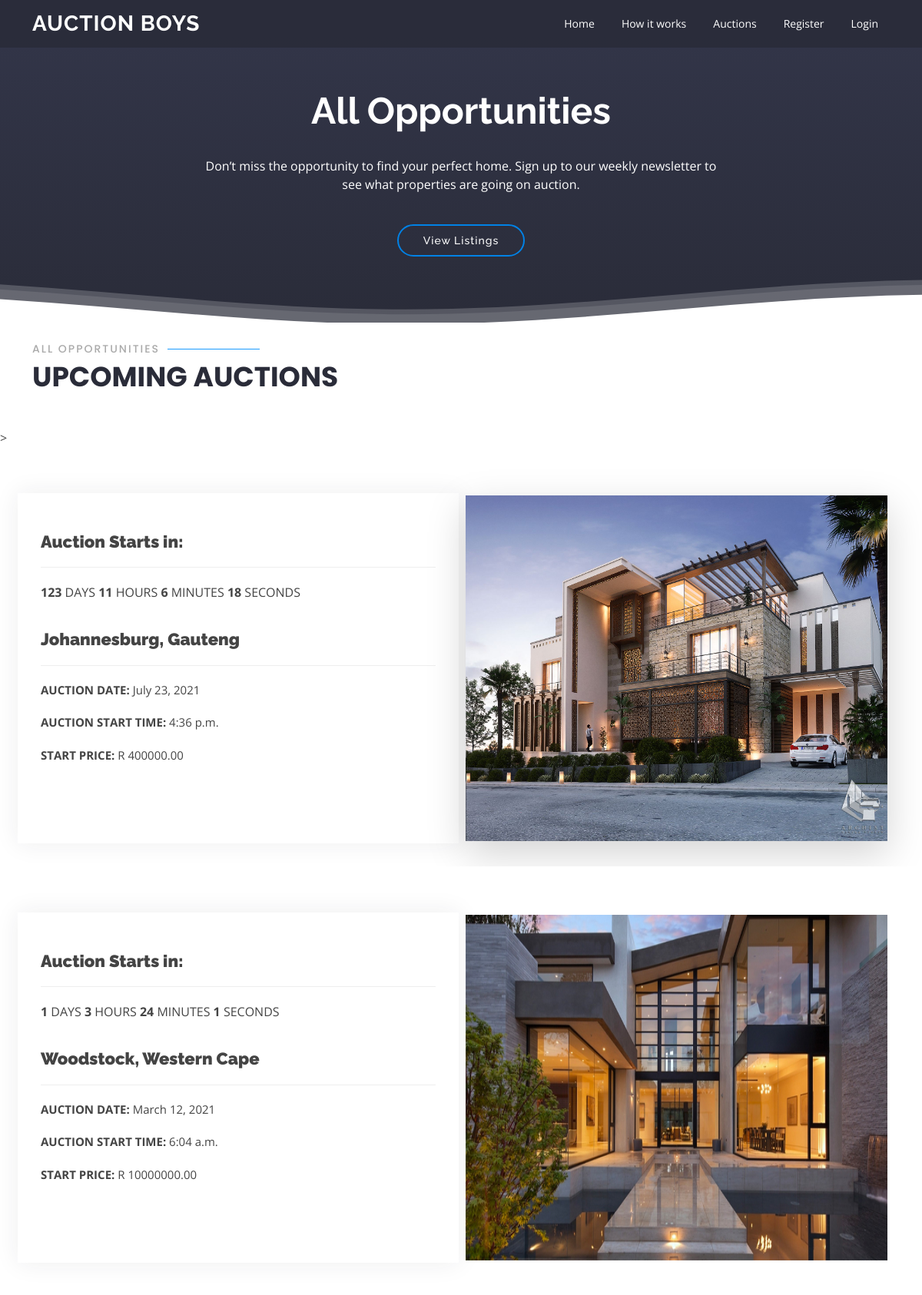
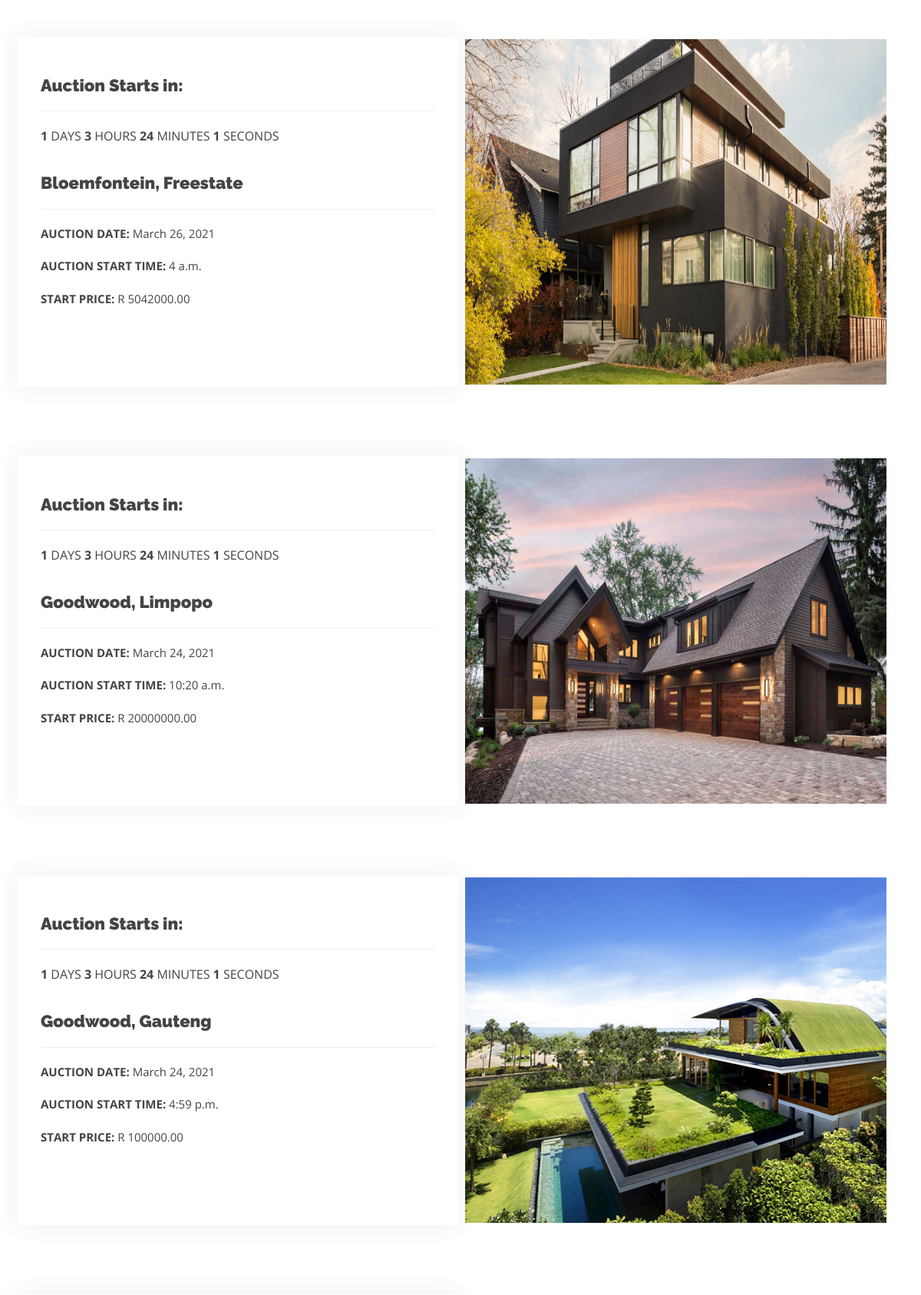
Page /all/ (upper part) on the committed database (2 pictures, top to bottom).
### apartments/models.py (models this page shows, shortened)
class Apartment(models.Model):
    living_rooms = models.IntegerField(null=True)
    bedrooms = models.IntegerField(null=True)
    bath_rooms = models.IntegerField(null=True)
    garages = models.IntegerField(null=True)
    under_roof_sqm = models.IntegerField(null=True)
    rates_taxes = models.IntegerField(null=True)
    levis = models.IntegerField(null=True)
    carport = models.IntegerField(null=True)
    security = models.CharField(max_length=100, null=True)
    laundry= models.CharField(
        max_length = 20,
        choices = YES_NO_CHOICES,
        null=True,
        )
    outside_space = models.CharField(
        max_length = 20,
        choices = OUTSIDE_SPACE_CHOICES,
        null=True,
        )
    view = models.CharField(max_length=100, blank=True, null=True)
    pool = models.CharField(
        max_length = 20,
        choices = YES_NO_CHOICES,
        default = 'No',
        null=True,
        )
    fibre = models.CharField(
        max_length = 20,
        choices = YES_NO_CHOICES,
        blank=True, null=True,
        )
    auction_date = models.DateTimeField(null=True)
    province = models.CharField(
        max_length = 20,
        choices = PROVINCE_CHOICES,
        null=True,
        )
    town_or_city = models.CharField(max_length=100, null=True)
    agent_name = models.CharField(max_length=50)
    agent_email = models.ForeignKey(Agent, to_field='email', on_delete=models.CASCADE)
    main_image = models.ImageField(upload_to='images/')
    start_price = models.DecimalField(max_digits=12, decimal_places=2)
    street_address = models.CharField(max_length=100, null=True)
    property_type = models.CharField(max_length=120, null=True)
    class Meta:
        ordering = ('auction_date',)

### commercial_properties/models.py (models this page shows, shortened)
class Commercial(models.Model):
    offices = models.IntegerField(null=False)
    board_rooms = models.IntegerField(null=False)
    toilets = models.IntegerField(null=False)
    kitchens = models.IntegerField(null=False)
    reception_areas = models.IntegerField(null=False)
    parking_bays = models.IntegerField(null=False)
    generator = models.CharField(
        max_length = 20,
        choices = YES_NO_CHOICES,
        default = 'No',
        null=False,
        )
    backup_water = models.CharField(
        max_length = 20,
        choices = YES_NO_CHOICES,
        blank=True, null=True,
        )
    under_roof_sqm = models.IntegerField(null=False)
    rates_taxes = models.IntegerField(null=False)
    levis = models.IntegerField(null=False)
    fibre = models.CharField(
        max_length = 20,
        choices = YES_NO_CHOICES,
        blank=True, null=True,
        )
    security = models.CharField(max_length=100, null=False)
    business_or_retail = models.CharField(
        max_length = 20,
        choices = BUSINESS_RETAIL_CHOICES,
        default = 'Business',
        null=False,
        )
    auction_date = models.DateTimeField(null=False)
    province = models.CharField(
        max_length = 20,
        choices = PROVINCE_CHOICES,
        null=False,
        )
    town_or_city = models.CharField(max_length=100, null=False)
    agent_name = models.CharField(max_length=50)
    agent_email = models.ForeignKey(Agent, to_field='email', on_delete=models.CASCADE)
    main_image = models.ImageField(upload_to='images/')
    start_price = models.DecimalField(max_digits=12, decimal_places=2)
    class Meta:
        ordering = ('auction_date',)

### houses/models.py (models this page shows, shortened)
class House(models.Model):
    living_rooms = models.IntegerField(null=False)
    bedrooms = models.IntegerField(null=False)
    bath_rooms = models.IntegerField(null=False)
    garages = models.IntegerField(null=False)
    under_roof_sqm = models.IntegerField(null=False)
    land_sqm = models.IntegerField(null=False)
    rates_taxes = models.IntegerField(null=False)
    levis = models.IntegerField(null=False)
    carport = models.IntegerField(null=False)
    security = models.CharField(max_length=100, null=False)
    outbuildings = models.CharField(
        max_length = 20,
        choices = YES_NO_CHOICES,
        default = 'No',
        null=False,
        )
    pool = models.CharField(
        max_length = 20,
        choices = YES_NO_CHOICES,
        default = 'No',
        null=False,
        )
    fibre = models.CharField(
        max_length = 20,
        choices = YES_NO_CHOICES,
        blank=True, null=True,
        )
    auction_date = models.DateTimeField(null=False)
    province = models.CharField(
        max_length = 20,
        choices = PROVINCE_CHOICES,
        null=False,
        )
    town_or_city = models.CharField(max_length=100, null=False)
    agent_name = models.CharField(max_length=50)
    agent_email = models.ForeignKey(Agent, to_field='email', on_delete=models.CASCADE)
    main_image = models.ImageField(upload_to='images/')
    start_price = models.DecimalField(max_digits=12, decimal_places=2)
    street_address = models.CharField(max_length=100, null=False)
    class Meta:
        ordering = ('auction_date',)

### all/views.py (the view)
# urls.py: path('', views.index, name='all'),
def index(request):
    apartments = Apartment.objects.all()
    commercial_properties = Commercial.objects.all()
    houses = House.objects.all()
    industrial_properties = Industrial_Property.objects.all()
    sectional_industrial_properties = Sectional_Industrial_Property.objects.all()
    land = Land.objects.all()
    townhouses = Townhouse.objects.all()
    return render(request, 'all/index.html', {
        'apartments': apartments,
        'commercial_properties': commercial_properties,
        'houses': houses,
        'industrial_properties': industrial_properties,
        'land': land,
        'sectional_industrial_properties': sectional_industrial_properties,
        'townhouses': townhouses,
        })

### templates/all/index.html (shortened to what this page needs)
{% extends 'base.html' %}
{% load static %}
{% block content %}
<section id="hero" class="d-flex flex-column justify-content-end align-items-center">
       <div id="heroCarousel" data-bs-interval="5000" class="container carousel carousel-fade" data-bs-ride="carousel">
           <div class="carousel-item active">
               <div class="carousel-container-1 hero-image">
                   <h2 class="animate__animated animate__fadeInDown"><span>All Opportunities</span></h2>
                   <p class="animate__animated fanimate__adeInUp">Don’t miss the opportunity to find your perfect home. Sign up to our weekly newsletter to see what properties are going on auction.</p>
                   <a href="#features" class="btn-get-started animate__animated animate__fadeInUp scrollto">View Listings</a>
               </div>
           </div>
       </div>
   </section>
<section>
   <div class="container">
       <div class="section-title" data-aos="zoom-out">
         <h2>All Opportunities</h2>
         <p>Upcoming Auctions</p>
       </div>
   </div>>
{% for ap in apartments %}
<section id="features" class="features"></a>
  <a href="/apartments/{{ ap.id }}/"><div id="portfolio-details" class="container portfolio-details portfolio-item">
    <div class="tab-content" data-aos="fade-up">
      <div class="tab-pane active show" id="tab-1">
        <div class="row">
          <div class="col-lg-6 order-2 order-lg-1 mt-3 mt-lg-0 portfolio-info">
           <h3><b>Auction Starts in:</b></h3>
                    <p class="font-italic"><b><span id="days-{{ ap.id }}"></span></b> DAYS <b><span id="hours-{{ ap.id }}"></span></b> HOURS <b><span id="minutes-{{ ap.id }}"></span></b> MINUTES <b><span id="seconds-{{ ap.id }}"></span></b> SECONDS</p>
            <h3><b class='section-title'>{{ ap.town_or_city }}, {{ ap.province }} </b></h3>
            <ul>
              <li><strong>AUCTION DATE:</strong> {{ ap.auction_date.date }}</b></li>
              <li><strong>AUCTION START TIME:</strong> {{ ap.auction_date.time }}</li>
              <li><strong>START PRICE:</strong> R {{ ap.start_price }}</li>
                <div class="section-title">
                </div>
          </div>
          <div class="col-lg-6 order-1 text-center">
            <img src="{{ ap.main_image.url }}" class="img-fluid itemopp3 shadow-lg item-box"></img>
          </div>
  </div></a>
</section>
{% endfor %}
{% for com in commercial_properties %}
    <section id="features" class="features"></a>
      <a href="/commercial_properties/{{ com.id }}/"><div id="portfolio-details" class="container portfolio-details portfolio-item">
        <div class="tab-content" data-aos="fade-up">
          <div class="tab-pane active show" id="tab-1">
            <div class="row">
              <div class="col-lg-6 order-2 order-lg-1 mt-3 mt-lg-0 portfolio-info">
               <h3><b>Auction Starts in:</b></h3>
                        <p class="font-italic"><b>1</b> DAYS <b>3</b> HOURS <b>24</b> MINUTES <b>1</b> SECONDS</p>
                <h3><b class='section-title'>{{ com.town_or_city }}, {{ com.province }} </b></h3>
                <ul>
                  <li><strong>AUCTION DATE:</strong> {{com.auction_date.date}}</b></li>
                  <li><strong>AUCTION START TIME:</strong> {{com.auction_date.time}}</li>
                  <li><strong>START PRICE:</strong> R {{ com.start_price }}</li>
                    <div class="section-title">
                    </div>
              </div>
              <div class="col-lg-6 order-1 text-center">
                <img src="{{ com.main_image.url }}" class="img-fluid itemopp3 item-box"></img>
              </div>
      </div></a>
    </section>
{% endfor %}
{% for house in houses %}
    <section id="features" class="features"></a>
      <a href="/houses/{{ house.id }}/"><div id="portfolio-details" class="container portfolio-details portfolio-item">
        <div class="tab-content" data-aos="fade-up">
          <div class="tab-pane active show" id="tab-1">
            <div class="row">
              <div class="col-lg-6 order-2 order-lg-1 mt-3 mt-lg-0 portfolio-info">
               <h3><b>Auction Starts in:</b></h3>
                        <p class="font-italic"><b>1</b> DAYS <b>3</b> HOURS <b>24</b> MINUTES <b>1</b> SECONDS</p>
                <h3><b class='section-title'>{{ house.town_or_city }}, {{ house.province }} </b></h3>
                <ul>
                  <li><strong>AUCTION DATE:</strong> {{house.auction_date.date}}</b></li>
                  <li><strong>AUCTION START TIME:</strong> {{house.auction_date.time}}</li>
                  <li><strong>START PRICE:</strong> R {{ house.start_price }}</li>
                    <div class="section-title">
                    </div>
              </div>
              <div class="col-lg-6 order-1">
                <img src="{{ house.main_image.url }}" class="img-fluid itemopp3 item-box"></img>
              </div>
      </div></a>
    </section>
{% endfor %}
{% endblock %}

### static/css/style.css (style rules this page uses)
body { font-family: "Open Sans", sans-serif; color: #444444; }
a { color: #444444; text-decoration: none; }
h1, h2, h3, h4, h5, h6 { font-family: "Raleway", sans-serif; }
.itemopp3 { width: 800px; min-height: 450px; max-height: 451px; float: right; margin: 3px; }
#hero { width: 100%; overflow: hidden; position: relative; background: linear-gradient(0deg, #2a2c39 0%, #33364a 100%); padding: 0; }
#hero .carousel-container-1 { display: flex; justify-content: center; align-items: center; flex-direction: column; text-align: center; position: relative; height: 45vh; padding-top: 100px; }
#hero h2 { color: #fff; margin-bottom: 30px; font-size: 48px; font-weight: 700; }
#hero p { width: 80%; -webkit-animation-delay: 0.4s; animation-delay: 0.4s; margin: 0 auto 30px auto; color: #fff; }
#hero .btn-get-started { font-family: "Raleway", sans-serif; font-weight: 500; font-size: 14px; letter-spacing: 1px; display: inline-block; padding: 12px 32px; border-radius: 50px; transition: 0.5s; line-height: 1; margin: 10px; color: #fff; -webkit-animation-delay: 0.8s; animation-delay: 0.8s; border: 2px solid #0082e6; }
@media (min-width: 1024px) { #hero p { width: 60%; } }
.hero-waves { display: block; width: 100%; height: 60px; position: relative; }
section { padding: 30px 0; overflow: hidden; }
.section-title { padding-bottom: 40px; }
.section-title h2 { font-size: 14px; font-weight: 500; padding: 0; line-height: 1px; margin: 0 0 5px 0; letter-spacing: 2px; text-transform: uppercase; color: #aaaaaa; font-family: "Poppins", sans-serif; }
.section-title h2::after { content: ""; width: 120px; height: 1px; display: inline-block; background: #1b9bff; margin: 4px 10px; }
.section-title p { margin: 0; margin: 0; font-size: 36px; font-weight: 700; text-transform: uppercase; font-family: "Poppins", sans-serif; color: #2a2c39; }
.features .tab-content { margin-top: 30px; }
.features .tab-pane h3 { font-weight: 600; font-size: 26px; }
.features .tab-pane ul { list-style: none; padding: 0; }
.features .tab-pane ul li { padding-bottom: 10px; }
.portfolio-details { padding-top: 0.008px; padding-left: 5px; }
.portfolio-details .portfolio-info { padding: 30px; box-shadow: 0px 0 30px rgba(42, 44, 57, 0.08); }
.portfolio-details .portfolio-info h3 { font-size: 22px; font-weight: 700; margin-bottom: 20px; padding-bottom: 20px; border-bottom: 1px solid #eee; padding-top: 20px; }
.portfolio-details .portfolio-info ul { list-style: none; padding: 0; font-size: 15px; }
.portfolio-details .portfolio-info ul li+li { margin-top: 10px; }

### rows in the picture
Apartment: town_or_city "Johannesburg", province "Gauteng", auction_date "July 23, 2021", auction_date.time "4:36 p.m.", start_price "400000.00", main_image (picture)
Commercial: town_or_city "Woodstock", province "Western Cape", auction_date "March 12, 2021", auction_date.time "6:04 a.m.", start_price "10000000.00", main_image (picture)
Commercial: town_or_city "Bloemfontein", province "Freestate", auction_date "March 26, 2021", auction_date.time "4 a.m.", start_price "5042000.00", main_image (picture)
House: town_or_city "Goodwood", province "Limpopo", auction_date "March 24, 2021", auction_date.time "10:20 a.m.", start_price "20000000.00", main_image (picture)
House: town_or_city "Goodwood", province "Gauteng", auction_date "March 24, 2021", auction_date.time "4:59 p.m.", start_price "100000.00", main_image (picture)
